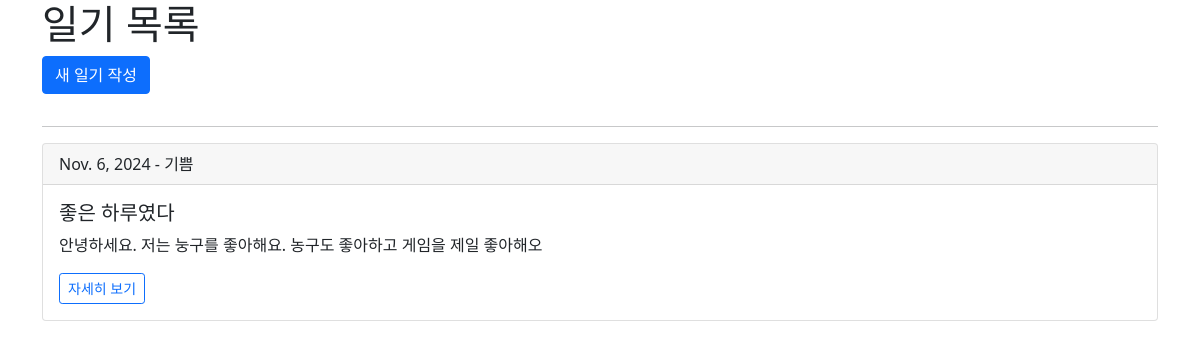
The page /diary/list on the database as committed earlier.
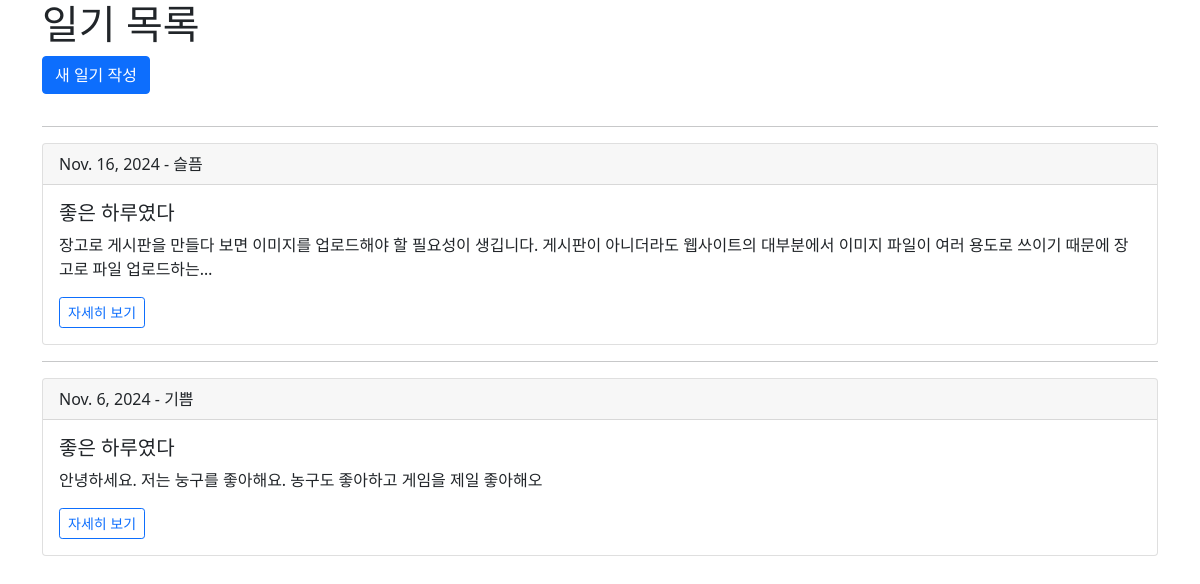
The same page on the database as committed later.
### diary/models.py (models this page shows)
class Diary(models.Model):
    MOOD_CHOICES = [
        ('happy', '기쁨'),
        ('sad', '슬픔'),
        ('angry', '화남'),
        ('fear', '두려움'),
        ('peaceful', '평온함'),
    ]
    content = models.TextField(max_length=700)
    summary = models.CharField(max_length=50)
    mood = models.CharField(max_length=10, choices=MOOD_CHOICES)
    diary_date = models.DateField()
    image_url_1 = models.CharField(max_length=300, blank=True, null=True)
    image_url_2 = models.CharField(max_length=300, blank=True, null=True)
    image_url_3 = models.CharField(max_length=300, blank=True, null=True)
    created_at = models.DateTimeField(auto_now_add=True)
    updated_at = models.DateTimeField(auto_now=True)

### diary/views.py (the view)
# urls.py: path('list', views.list, name="diary-list"),                           # 일기 목록 조회
def list(request):
    diaries = Diary.objects.order_by('-diary_date')
    context = {
        'diaries': diaries
    }
    return render(request, 'diary/list.html', context)

### diary/templates/diary/list.html (shortened to what this page needs)
<head>
    <link href="https://cdn.jsdelivr.net/npm/bootstrap@5.1.3/dist/css/bootstrap.min.css" rel="stylesheet">
</head>
{% block content %}
<div class="diary-list container">
    <h1>일기 목록</h1>
    <a href="{% url 'diary-create' %}" class="btn btn-primary mb-3">새 일기 작성</a>
    {% if diaries %}
        {% for diary in diaries %}
        <hr>
        <div class="card mb-3">
            <div class="card-header">
                {{ diary.diary_date }} - {{ diary.get_mood_display }}
            </div>
            <div class="card-body">
                <h5 class="card-title">{{ diary.summary }}</h5>
                <p class="card-text">{{ diary.content|truncatechars:100 }}</p>
                <a href="{% url 'diary-read' diary.id %}" class="btn btn-sm btn-outline-primary">자세히 보기</a>
            </div>
        </div>
        {% endfor %}
    {% else %}
        <p>작성된 일기가 없습니다.</p>
    {% endif %}
</div>
{% endblock %}

Rows that differ between the two databases and show on the page:
added Diary: diary_date "Nov. 16, 2024", mood "슬픔", summary "좋은 하루였다", content "장고로 게시판을 만들다 보면 이미지를 업로드해야 할 필요성이 생깁니다. 게시판이 아니더라도 웹사이트의 대부분에서 이미지 파일이 여러 용도로 쓰이기 때문에 장고로 파일 업로드하는…"
